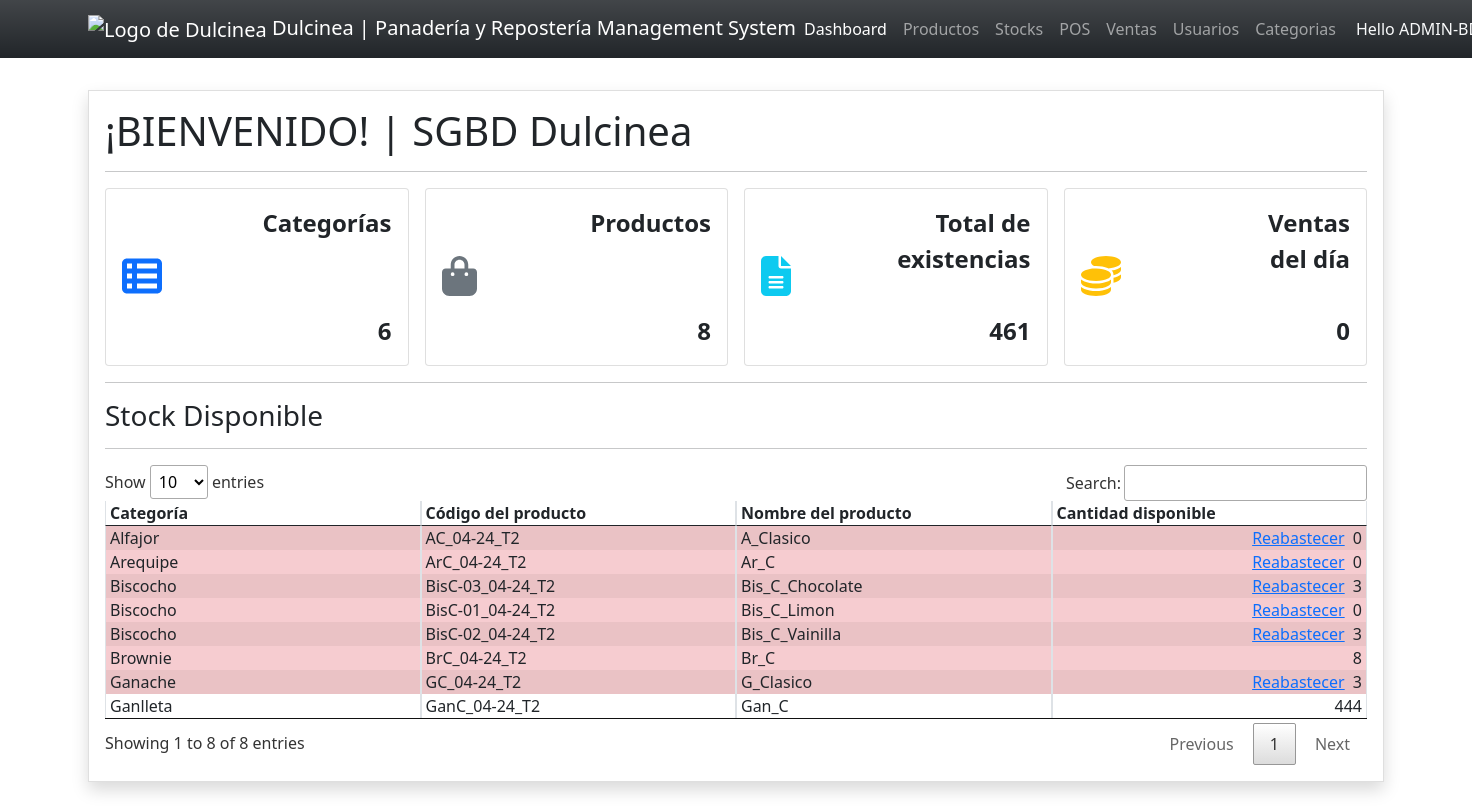
The app's page / (signed in) with its own data.
### tables this page shows
CREATE TABLE `product_list` (
  `product_id` int(30) NOT NULL,
  `product_code` text NOT NULL,
  `category_id` int(30) NOT NULL,
  `name` text NOT NULL,
  `description` text NOT NULL,
  `price` double NOT NULL DEFAULT 0,
  `alert_restock` double NOT NULL DEFAULT 0,
  `status` tinyint(1) NOT NULL DEFAULT 1,
  `delete_flag` tinyint(1) NOT NULL DEFAULT 0,
  `date_created` datetime NOT NULL DEFAULT current_timestamp(),
  `date_updated` datetime DEFAULT NULL ON UPDATE current_timestamp()
);

CREATE TABLE `category_list` (
  `category_id` int(30) NOT NULL,
  `name` text NOT NULL,
  `description` text NOT NULL,
  `status` tinyint(1) NOT NULL DEFAULT 1,
  `delete_flag` tinyint(1) NOT NULL DEFAULT 0,
  `date_created` datetime NOT NULL DEFAULT current_timestamp(),
  `date_updated` datetime DEFAULT NULL ON UPDATE current_timestamp()
);

### DBConnection.php (called while the page is built, shortened)
<?php
function format_num($number = '', $decimal = '') {
    if (is_numeric($number)) {
        $ex = explode(".", $number);
        $dec_len = isset($ex[1]) ? strlen($ex[1]) : 0;
        if (!empty($decimal) || is_numeric($decimal)) {
            return number_format($number, $decimal);
        } else {
            return number_format($number, $dec_len);
        }
    } else {
        return 'Entrada invalida.';
    }
}

### Dashboard.php (the view, shortened to what this page needs)
<div class="content py-3">
    <div class="card rounded-0 shadow">
        <div class="card-body">
            <h1>¡BIENVENIDO! | SGBD Dulcinea</h1>
            <hr>
            <div class="col-12">
                <div class="row gx-3 row-cols-4">
                    <div class="col">
                        <div class="card text-dark">
                            <div class="card-body">
                                <div class="w-100 d-flex align-items-center">
                                    <div class="col-auto pe-1">
                                        <span class="fa fa-th-list fs-1 text-primary"></span>
                                    </div>
                                    <div class="col-auto flex-grow-1">
                                        <div class="fs-4 text-end"><b>Categorías</b></div>
                                        <div class="fs-4 text-end fw-bold">
                                            <br><br>
                                            <?php
                                            $category = $conn->query("SELECT count(category_id) as `count` FROM `category_list` where delete_flag = 0 ")->fetch_array()['count'];
                                            echo $category > 0 ? format_num($category) : 0;
                                            ?>
                                        </div>
                                    </div>
                                </div>
                            </div>
                        </div>
                    </div>
                    <div class="col">
                        <div class="card text-dark">
                            <div class="card-body">
                                <div class="w-100 d-flex align-items-center">
                                    <div class="col-auto pe-1">
                                        <span class="fas fa-shopping-bag fs-1 text-secondary"></span>
                                    </div>
                                    <div class="col-auto flex-grow-1">
                                        <div class="fs-4 text-end"><b>Productos</b></div>
                                        <div class="fs-4 text-end fw-bold">
                                            <br><br>
                                            <?php
                                            $product = $conn->query("SELECT count(product_id) as `count` FROM `product_list` where delete_flag = 0 ")->fetch_array()['count'];
                                            echo $product > 0 ? format_num($product) : 0;
                                            ?>
                                        </div>
                                    </div>
                                </div>
                            </div>
                        </div>
                    </div>
                    <div class="col">
                        <div class="card text-dark">
                            <div class="card-body">
                                <div class="w-100 d-flex align-items-center">
                                    <div class="col-auto pe-1">
                                        <span class="fa fa-file-alt fs-1 text-info"></span>
                                    </div>
                                    <div class="col-auto flex-grow-1">
                                        <div class="fs-4 text-end"><b>Total de<br>existencias</b></div>
                                        <div class="fs-4 text-end fw-bold">
                                            <br>
                                            <?php
                                            $stock = 0;
                                            $stock_query = $conn->query("SELECT * FROM `stock_list` where product_id in (SELECT product_id FROM `product_list` where delete_flag = 0) and unix_timestamp(CONCAT(`expiry_date`)) >= unix_timestamp(CURRENT_TIMESTAMP) ");
                                            while($row = $stock_query->fetch_assoc()):
                                                $stock_in = $conn->query("SELECT sum(quantity) as `total` FROM `stock_list` where unix_timestamp(CONCAT(`expiry_date`, ' 23:59:59')) >= unix_timestamp(CURRENT_TIMESTAMP) and product_id = '{$row['product_id']}' ")->fetch_array()['total'];
                                                $stock_out = $conn->query("SELECT sum(quantity) as `total` FROM `transaction_items` where product_id = '{$row['product_id']}' ")->fetch_array()['total'];
                                                $stock_in = $stock_in > 0 ? $stock_in : 0;
                                                $stock_out = $stock_out > 0 ? $stock_out : 0;
                                                $qty = $stock_in - $stock_out;
                                                $qty = $qty > 0 ? $qty : 0;
                                                $stock += $qty;
                                            endwhile;
                                            echo $stock > 0 ? format_num($stock) : 0;
                                            ?>
                                        </div>
                                    </div>
                                </div>
                            </div>
                        </div>
                    </div>
                    <div class="col">
                        <div class="card text-dark">
                            <div class="card-body">
                                <div class="w-100 d-flex align-items-center">
                                    <div class="col-auto pe-1">
                                        <span class="fa fa-coins fs-1 text-warning"></span>
                                    </div>
                                    <div class="col-auto flex-grow-1">
                                        <div class="fs-4 text-end"><b>Ventas<br>del día</b></div>
                                        <div class="fs-4 text-end fw-bold">
                                            <br>
                                            <?php
                                            $sales = $conn->query("SELECT sum(total) as `total` FROM `transaction_list` where date(date_added) = date(CURRENT_TIMESTAMP) ".(($_SESSION['type'] != 1)? " and user_id = '{$_SESSION['user_id']}' " : ""))->fetch_array()[0];
                                            echo $sales > 0 ? format_num($sales) : 0;
                                            ?>
                                        </div>
                                    </div>
                                </div>
                            </div>
                        </div>
                    </div>
                </div>
                <hr>
                <div class="row">
                    <div class="col-12">
                        <h3>Stock Disponible</h3>
                        <hr>
                        <table class="table table-striped table-hover table-bordered" id="inventory">
                            <colgroup>
                                <col width="25%">
                                <col width="25%">
                                <col width="25%">
                                <col width="25%">
                            </colgroup>
                            <thead>
                                <tr>
                                    <th class="py-0 px-1">Categoría</th>
                                    <th class="py-0 px-1">Código del producto</th>
                                    <th class="py-0 px-1">Nombre del producto</th>
                                    <th class="py-0 px-1">Cantidad disponible</th>
                                </tr>
                            </thead>
                            <tbody>
                                <?php
                                    $sql = "SELECT p.*, c.name as cname FROM `product_list` p INNER JOIN `category_list` c ON p.category_id = c.category_id WHERE p.status = 1 AND p.delete_flag = 0 ORDER BY `name` ASC";
                                    $qry = $conn->query($sql);
                                    while($row = $qry->fetch_assoc()):
                                        $stock_in = $conn->query("SELECT sum(quantity) as `total` FROM `stock_list` where unix_timestamp(CONCAT(`expiry_date`, ' 23:59:59')) >= unix_timestamp(CURRENT_TIMESTAMP) and product_id = '{$row['product_id']}' ")->fetch_array()['total'];
                                        $stock_out = $conn->query("SELECT sum(quantity) as `total` FROM `transaction_items` where product_id = '{$row['product_id']}' ")->fetch_array()['total'];
                                        $stock_in = $stock_in > 0 ? $stock_in : 0;
                                        $stock_out = $stock_out > 0 ? $stock_out : 0;
                                        $qty = $stock_in - $stock_out;
                                        $qty = $qty > 0 ? $qty : 0;
                                        $row_class = $qty < 50 ? "bg-danger bg-opacity-25" : '';
                                ?>
                                    <tr class="<?php echo $row_class; ?>">
                                        <td class="py-0 px-1"><?php echo $row['cname']; ?></td>
                                        <td class="py-0 px-1"><?php echo $row['product_code']; ?></td>
                                        <td class="py-0 px-1"><?php echo $row['name']; ?></td>
                                        <td class="py-0 px-1 text-end">
                                            <?php  if($_SESSION['type'] == 1): ?>
                                            <?php echo $qty < $row['alert_restock'] ? "<a href='javascript:void(0)' class='restock me-1' data-pid = '".$row['product_id']."' data-name = '".$row['product_code'].' - '.$row['name']."'> Reabastecer</a>" : ''; ?>
                                            <?php endif; ?>
                                            <?php echo $qty; ?>
                                        </td>
                                    </tr>
                                <?php endwhile; ?>
                            </tbody>
                        </table>
                    </div>
                </div>
            </div>
        </div>
    </div>
</div>

### index.php (shortened to what this page needs)
<?php
require_once('DBConnection.php');
$page = isset($_GET['page']) ? $_GET['page'] : 'Dashboard';
?>
<!DOCTYPE html>
<html lang="en">
<head>
    <link rel="stylesheet" href="./Font-Awesome-master/css/all.min.css">
    <link rel="stylesheet" href="./css/bootstrap.min.css">
    <link rel="stylesheet" href="./select2/css/select2.min.css">
    <link rel="stylesheet" href="./DataTables/datatables.min.css">
</head>
<body>
    <main>
        <nav class="navbar navbar-expand-lg navbar-dark bg-dark bg-gradient" id="topNavBar">
            <div class="container">
                <a class="navbar-brand" href="./">
                <img src="./images/Logo_Dulcinea_Oficial.png" alt="Logo de Dulcinea" width="120" height="120">
                Dulcinea | Panadería y Repostería Management System
                </a>
                <div class="collapse navbar-collapse" id="navbarNav">
                    <ul class="navbar-nav">
                        <li class="nav-item">
                            <a class="nav-link <?php echo ($page == 'Dashboard') ? 'active' : '' ?>" aria-current="page" href="./">Dashboard</a>
                        </li>
                        <?php if ($_SESSION['type'] == 1): ?>
                        <li class="nav-item">
                            <a class="nav-link <?php echo ($page == 'products') ? 'active' : '' ?>" href="./?page=products">Productos</a>
                        </li>
                        <li class="nav-item">
                            <a class="nav-link <?php echo ($page == 'stocks') ? 'active' : '' ?>" href="./?page=stocks">Stocks</a>
                        </li>
                        <?php endif; ?>
                        <li class="nav-item">
                            <a class="nav-link <?php echo ($page == 'sales') ? 'active' : '' ?>" href="./?page=sales">POS</a>
                        </li>
                        <li class="nav-item">
                            <a class="nav-link <?php echo ($page == 'sales_report') ? 'active' : '' ?>" href="./?page=sales_report">Ventas</a>
                        </li>
                        <?php if ($_SESSION['type'] == 1): ?>
                        <li class="nav-item">
                            <a class="nav-link <?php echo ($page == 'users') ? 'active' : '' ?>" href="./?page=users">Usuarios</a>
                        </li>
                        <li class="nav-item">
                            <a class="nav-link" href="./?page=maintenance">Categorias</a>
                        </li>
                        <?php endif; ?>
                    </ul>
                </div>
                <div class="dropdown">
                    <button class="btn btn-secondary dropdown-toggle bg-transparent text-light border-0" type="button" id="dropdownMenuButton1" data-bs-toggle="dropdown" aria-expanded="false">
                        Hello <?php echo $_SESSION['fullname'] ?>
                    </button>
                </div>
            </div>
        </nav>
        <div class="container py-3" id="page-container">
            <?php
            include $page . '.php';
            ?>
        </div>
    </main>
</body>
</html>

### index.php (style rules this page uses)
:root { --bs-success-rgb:71, 222, 152 !important; // Define un color para el éxito }
html, body { height: 100%; // Establece el alto completo width: 100%; // Establece el ancho completo }
@media screen { body { background-image: url('./images/Backgroud_Dulcinea.jpg'); // Imagen de fondo background-size: 50% 50%; // Ajusta la imagen para que se contenga completamente en el área background-repeat: no-repeat; // No repetir la imagen background-position: center center; // Centrar la imagen backdrop-filter: brightness(0.7); // Filtro de brillo } }
main { height: 100%; // Establece el alto completo display: flex; // Usa flexbox flex-flow: column; // Disposición en columna }
#page-container { flex: 1 1 auto; // Permite que este elemento crezca y se ajuste automáticamente overflow: auto; // Permite el desbordamiento con desplazamiento }
#topNavBar { flex: 0 1 auto; // El navbar no crece }

### records on screen
product_list: category.name "Arequipe", product_code "ArC_04-24_T2", name "Ar_C", qty "0"
product_list: category.name "Alfajor", product_code "AC_04-24_T2", name "A_Clasico", qty "0"
product_list: category.name "Biscocho", product_code "BisC-03_04-24_T2", name "Bis_C_Chocolate", qty "3"
product_list: category.name "Biscocho", product_code "BisC-01_04-24_T2", name "Bis_C_Limon", qty "0"
product_list: category.name "Biscocho", product_code "BisC-02_04-24_T2", name "Bis_C_Vainilla", qty "3"
product_list: category.name "Brownie", product_code "BrC_04-24_T2", name "Br_C", qty "8"
product_list: category.name "Ganlleta", product_code "GanC_04-24_T2", name "Gan_C", qty "444"
product_list: category.name "Ganache", product_code "GC_04-24_T2", name "G_Clasico", qty "3"

### other values on screen
format_num($category) "6"
format_num($product) "8"
format_num($stock) "461"
